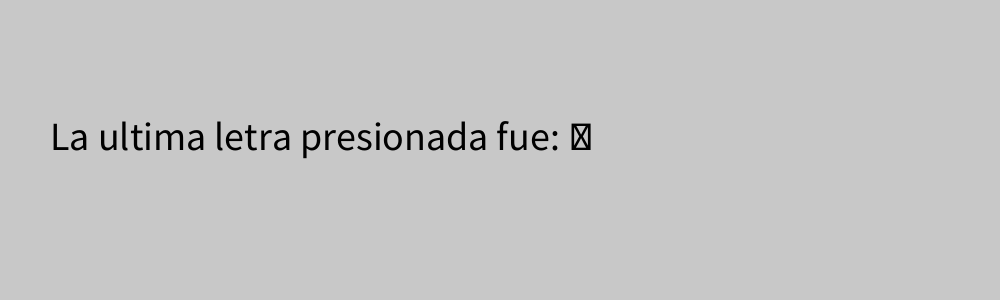
Frame 1 (no input)
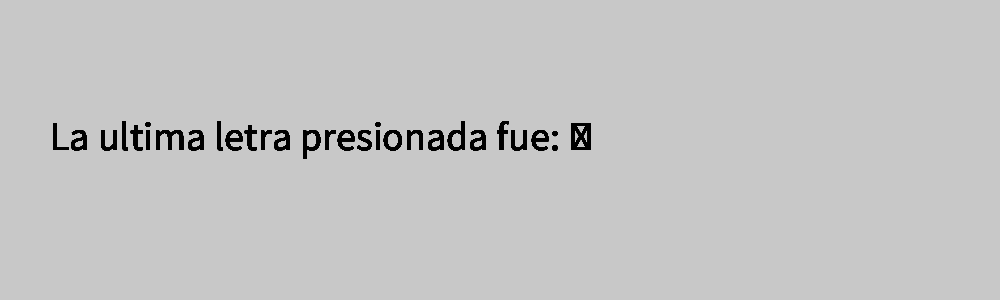
Frame 60 (the mouse pressed at the canvas centre just before this capture)
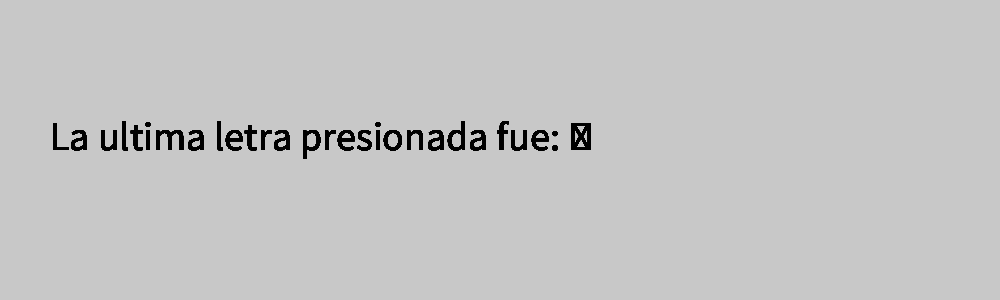
Frame 120 (the mouse held since frame 60 and released just before this capture)

The Processing sketch that drew these frames (run headless with seeded random() and noise(); from frame 60 on, the mouse is pressed at the canvas centre):

// Processing sketch: ejercicio_7
// ── ejercicio_7.pde
int anterior;
int letra = 90;
void setup (){
  background(200);
  size(1000,300);
}

void draw (){
  fill(0);
  textSize(40);
  letra = key;
  text("La ultima letra presionada fue: " + char(anterior), 50 ,150);
  
}

void keyPressed (){
  background(200);
  anterior = letra;
}
